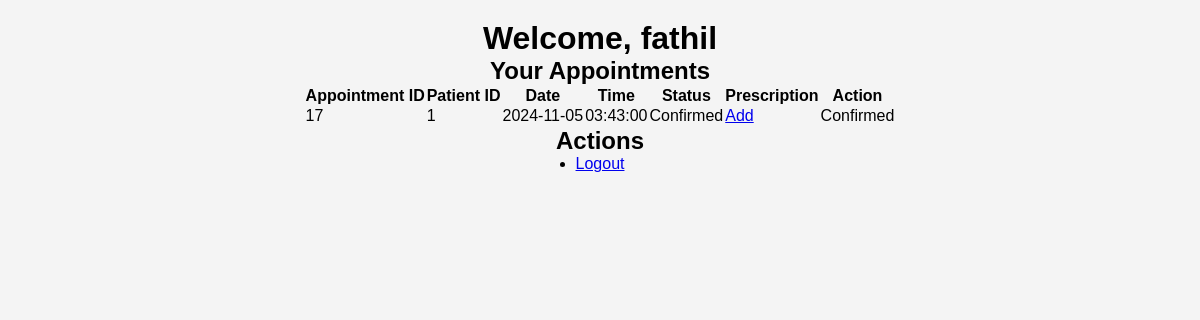
Page /doctor_dashboard.php (signed in) on the committed database.
### tables this page shows
CREATE TABLE `doctors` (
  `id` int(11) NOT NULL,
  `name` varchar(100) NOT NULL,
  `password` varchar(255) NOT NULL,
  `department_id` int(11) DEFAULT NULL,
  `phone` varchar(15) DEFAULT NULL,
  `email` varchar(100) DEFAULT NULL,
  `created_at` timestamp NOT NULL DEFAULT current_timestamp()
);

CREATE TABLE `appointments` (
  `id` int(11) NOT NULL,
  `patient_id` int(11) NOT NULL,
  `doctor_id` int(11) NOT NULL,
  `appointment_date` date NOT NULL,
  `appointment_time` time NOT NULL,
  `status` enum('Pending','Confirmed','Cancelled') NOT NULL
);

### doctor_dashboard.php (the view, shortened to what this page needs)
<?php include 'db.php'; session_start();
$stmt = $pdo->prepare("SELECT * FROM doctors WHERE id = ?");
$stmt->execute([$_SESSION['doctor_id']]);
$doctor = $stmt->fetch(PDO::FETCH_ASSOC);
$stmt = $pdo->prepare("
    SELECT a.*, p.medication, p.dosage, p.instructions
    FROM appointments a
    LEFT JOIN prescriptions p ON a.id = p.appointment_id
    WHERE a.doctor_id = ? AND (a.status = 'Pending' OR a.status = 'Confirmed')
");
$stmt->execute([$doctor['id']]);
$appointments = $stmt->fetchAll(PDO::FETCH_ASSOC);
?>
<!DOCTYPE html>
<html>
<head>
    <link rel="stylesheet" href="styles.css">
</head>
<body>
    <h1>Welcome, <?= htmlspecialchars($doctor['name']) ?></h1>
    <h2>Your Appointments</h2>
    <?php if (count($appointments) > 0): ?>
        <table>
            <tr>
                <th>Appointment ID</th>
                <th>Patient ID</th>
                <th>Date</th>
                <th>Time</th>
                <th>Status</th>
                <th>Prescription</th>
                <th>Action</th>
            </tr>
            <?php foreach ($appointments as $appointment): ?>
                <tr>
                    <td><?= htmlspecialchars($appointment['id']) ?></td>
                    <td><?= htmlspecialchars($appointment['patient_id']) ?></td>
                    <td><?= htmlspecialchars($appointment['appointment_date']) ?></td>
                    <td><?= htmlspecialchars($appointment['appointment_time']) ?></td>
                    <td><?= htmlspecialchars($appointment['status']) ?></td>
                    <td>
                        <?php if ($appointment['medication']): ?>
                            <span>Done</span>
                            <a href="edit_prescription.php?appointment_id=<?= htmlspecialchars($appointment['id']) ?>">Edit</a>
                        <?php elseif ($appointment['status'] === 'Confirmed'): ?>
                            <a href="add_prescription.php?appointment_id=<?= htmlspecialchars($appointment['id']) ?>">Add</a>
                        <?php else: ?>
                            <span>N/A</span>
                        <?php endif; ?>
                    </td>
                    <td>
                        <?php if ($appointment['status'] === 'Pending'): ?>
                            <a href="?approve_id=<?= htmlspecialchars($appointment['id']) ?>">Approve</a>
                            <a href="?decline_id=<?= htmlspecialchars($appointment['id']) ?>">Decline</a>
                        <?php else: ?>
                            <span><?= htmlspecialchars($appointment['status']) ?></span>
                        <?php endif; ?>
                    </td>
                </tr>
            <?php endforeach; ?>
        </table>
    <?php else: ?>
        <p>No appointments found.</p>
    <?php endif; ?>
    <h2>Actions</h2>
    <ul>
        <li><a href="logout.php">Logout</a></li>
    </ul>
</body>
</html>

### styles.css (style rules this page uses)
* { margin: 0; padding: 0; box-sizing: border-box; }
body { font-family: Arial, sans-serif; background-color: #f4f4f4; display: flex; flex-direction: column; align-items: center; padding: 20px; }

### rows in the picture
doctors: name "fathil"
appointments: id "17", patient "1", appointment_date "2024-11-05", appointment_time "03:43:00", status "Confirmed"
